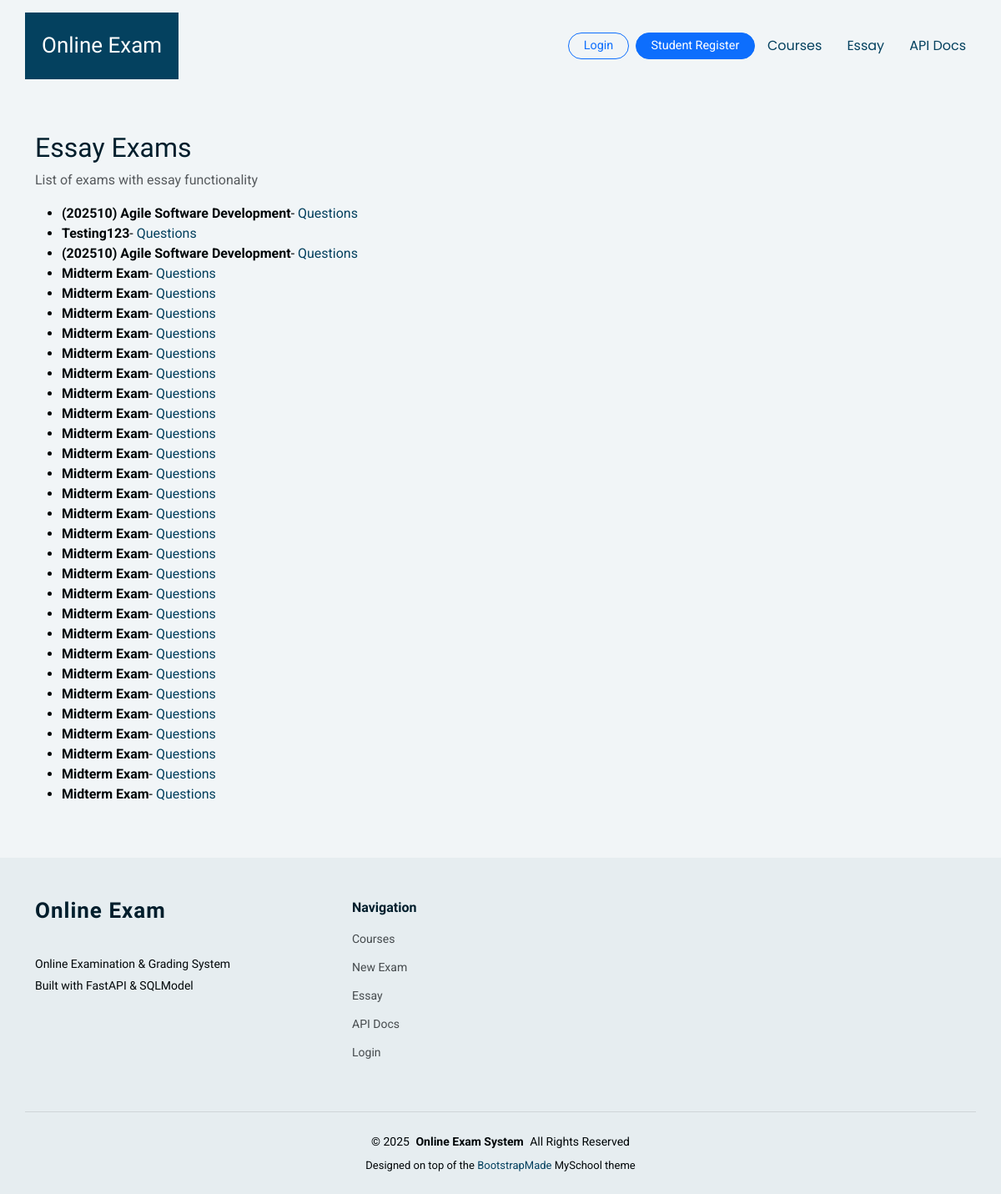
Page /essay on the earlier database version.
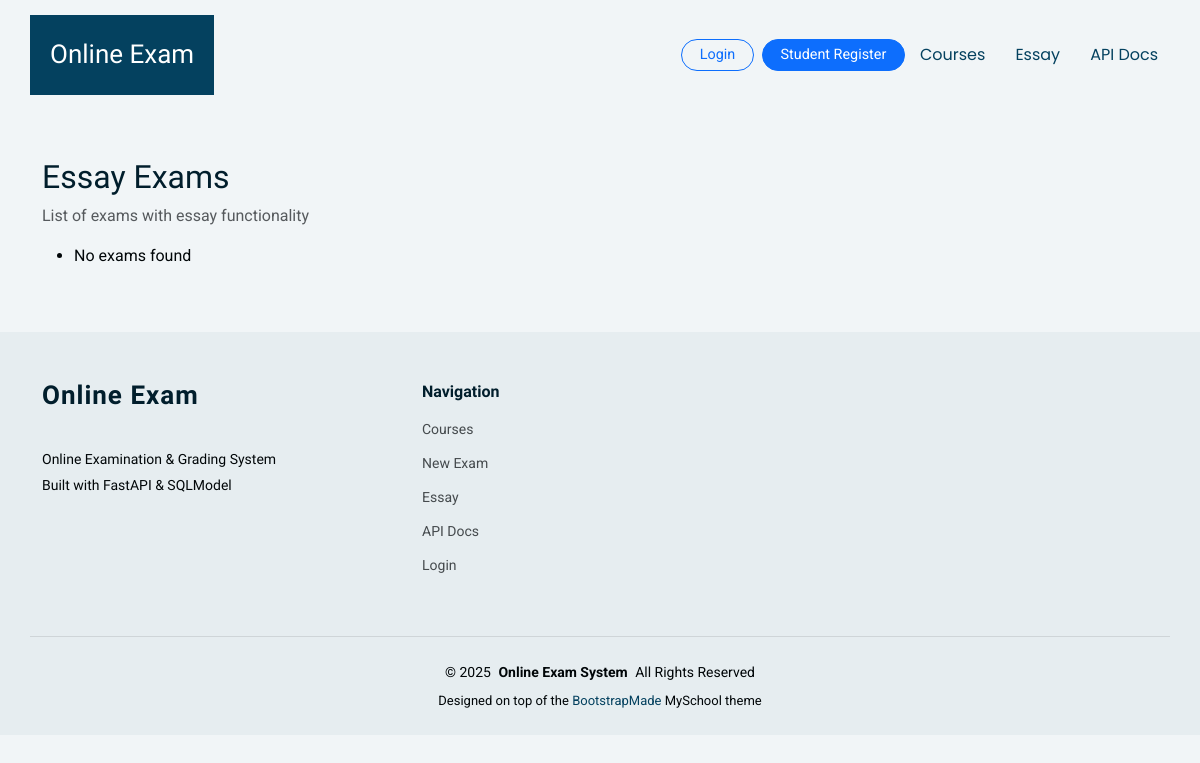
Same page on the later database version.
### app/models.py (models this page shows)
class Exam(SQLModel, table=True):
    id: Optional[int] = Field(default=None, primary_key=True)
    title: str
    subject: str
    duration_minutes: int
    start_time: Optional[datetime] = None
    end_time: Optional[datetime] = None
    course_id: Optional[int] = Field(default=None, foreign_key="course.id")
    instructions: Optional[str] = None
    status: str = Field(default="draft")
    created_at: datetime = Field(default_factory=datetime.utcnow)
    updated_at: datetime = Field(default_factory=datetime.utcnow)

### app/routers/essay_ui.py (the view)
@router.get("/essay")
def essay_index(
    request: Request,
    session: Session = Depends(get_session),
    current_user: User | None = Depends(get_current_user),
):
    exams = session.exec(select(Exam)).all()
    exams_meta = []
    for ex in exams:
        has_q = session.exec(select(ExamQuestion).where(ExamQuestion.exam_id == ex.id)).first() is not None
        exams_meta.append({"exam": ex, "has_questions": has_q})
    return templates.TemplateResponse(
        "essay/index.html",
        {"request": request, "exams_meta": exams_meta, "current_user": current_user},
    )

### app/templates/essay/index.html (shortened to what this page needs)
{% extends "base.html" %}
{% block content %}
<div class="container py-5">
  <h2>Essay Exams</h2>
  <p class="text-muted">List of exams with essay functionality</p>
  <ul>
    {% for item in exams_meta %}
      {% set exam = item.exam %}
      {% set has_questions = item.has_questions %}
      <li>
        <strong>{{ exam.title }}</strong>
        {%- if not current_user or current_user.role != 'student' -%}
          - <a href="/essay/{{ exam.id }}/questions">Questions</a>
        {%- endif -%}
      </li>
    {% else %}
      <li>No exams found</li>
    {% endfor %}
  </ul>
</div>
{% endblock %}

### app/templates/base.html (shortened to what this page needs)
<!DOCTYPE html>
<html lang="en">
<head>
  <link href="/static/myschool/assets/vendor/bootstrap/css/bootstrap.min.css" rel="stylesheet">
  <link href="/static/myschool/assets/vendor/bootstrap-icons/bootstrap-icons.css" rel="stylesheet">
  <link href="/static/myschool/assets/vendor/aos/aos.css" rel="stylesheet">
  <link href="/static/myschool/assets/vendor/swiper/swiper-bundle.min.css" rel="stylesheet">
  <link href="/static/myschool/assets/vendor/glightbox/css/glightbox.min.css" rel="stylesheet">
  <link href="/static/myschool/assets/css/main.css" rel="stylesheet">
</head>
<body class="index-page">
  <header id="header" class="header d-flex align-items-center sticky-top">
    <div
      class="header-container container-fluid container-xl position-relative d-flex align-items-center justify-content-end">
      <a href="/" class="logo d-flex align-items-center me-auto">
        <h1 class="sitename">Online Exam</h1>
      </a>
      <nav id="navmenu" class="navmenu">
        <ul>
          {% if current_user and (current_user.role == "lecturer" or current_user.role == "admin") %}
          <li><a href="/courses/">Courses</a></li>
          <li><a href="/exams/new">New Exam</a></li>
          <li><a href="/essay">Essay</a></li>
          <li class="nav-item dropdown">
            <a class="nav-link dropdown-toggle" href="#" id="mcqDropdown" role="button" data-bs-toggle="dropdown" aria-expanded="false">
              MCQ
            </a>
            <ul class="dropdown-menu" aria-labelledby="mcqDropdown">
              <li><a class="dropdown-item" href="/exams/mcq/menu">MCQ Questions (CRUD)</a></li>
              <li><a class="dropdown-item" href="#" onclick="alert('Automatic MCQ grading is performed when students submit or time expires. Scores are stored automatically.'); return false;">Automatic MCQ Grading</a></li>
            </ul>
          </li>
          <li><a href="/docs">API Docs</a></li>
          {% else %}
          {% if current_user and current_user.role == 'student' %}
          <li><a href="/courses/student">My Courses</a></li>
          {% else %}
          <li><a href="/courses/">Courses</a></li>
          {% endif %}
          <li><a href="/essay">Essay</a></li>
          <li><a href="/docs">API Docs</a></li>
          {% endif %}
        </ul>
      </nav>
      <div class="d-flex align-items-center gap-2 ms-3 header-user-dropdown">
        {% if current_user %}
          <div class="dropdown">
            <button class="btn btn-outline-primary btn-sm header-auth-btn dropdown-toggle" type="button" id="userMenu"
              data-bs-toggle="dropdown" aria-expanded="false">
              {{ current_user.name }} ({{ current_user.role|capitalize }})
            </button>
            <ul class="dropdown-menu dropdown-menu-end" aria-labelledby="userMenu">
              {% if current_user.role == "student" %}
              <li><a class="dropdown-item" href="/courses/student">My Courses</a></li>
              {% elif current_user.role == "lecturer" or current_user.role == "admin" %}
              <li><a class="dropdown-item" href="/courses/">My Courses</a></li>
              {% endif %}
              {% if current_user.role == "admin" %}
              <li><a class="dropdown-item" href="/admin/users">User Management</a></li>
              {% endif %}
              <li>
                <hr class="dropdown-divider">
              </li>
              <li><a class="dropdown-item" href="/auth/logout">Logout</a></li>
            </ul>
          </div>
        {% else %}
          <a href="/auth/login" class="btn btn-outline-primary btn-sm header-auth-btn">Login</a>
          <a href="/auth/register-student" class="btn btn-primary btn-sm header-auth-btn">Student Register</a>
        {% endif %}
      </div>
    </div>
  </header>
  <main class="main">
    {% block content %}{% endblock %}
  </main>
  <footer id="footer" class="footer position-relative light-background">
    <div class="container footer-top">
      <div class="row gy-4">
        <div class="col-lg-4 col-md-6 footer-about">
          <a href="/courses/" class="logo d-flex align-items-center">
            <span class="sitename">Online Exam</span>
          </a>
          <div class="footer-contact pt-3">
            <p>Online Examination &amp; Grading System</p>
            <p>Built with FastAPI &amp; SQLModel</p>
          </div>
        </div>
        <div class="col-lg-2 col-md-3 footer-links">
          <h4>Navigation</h4>
          <ul>
            <li><a href="/courses/">Courses</a></li>
            <li><a href="/exams/new">New Exam</a></li>
            <li><a href="/essay">Essay</a></li>
            <li><a href="/docs">API Docs</a></li>
            <li><a href="/auth/login">Login</a></li>
          </ul>
        </div>
      </div>
    </div>
    <div class="container copyright text-center mt-4">
      <p>&copy; <span>2025</span> <strong class="px-1 sitename">Online Exam System</strong> <span>All Rights
          Reserved</span></p>
      <div class="credits">
        Designed on top of the <a href="https://bootstrapmade.com/">BootstrapMade</a> MySchool theme
      </div>
    </div>
  </footer>
</body>
</html>

### app/templates/base.html (style rules this page uses)
.header-user-dropdown .dropdown-toggle, .header-auth-btn { border-radius: 999px; padding-inline: 1.1rem; font-size: 0.9rem; }

Differences in the rows shown:
removed Exam: title "(202510) Agile Software Development"
removed Exam: title "Testing123"
removed Exam: title "(202510) Agile Software Development"
removed Exam: title "Midterm Exam"
removed Exam: title "Midterm Exam"
removed Exam: title "Midterm Exam"
removed Exam: title "Midterm Exam"
removed Exam: title "Midterm Exam"
removed Exam: title "Midterm Exam"
removed Exam: title "Midterm Exam"
removed Exam: title "Midterm Exam"
removed Exam: title "Midterm Exam"
removed Exam: title "Midterm Exam"
removed Exam: title "Midterm Exam"
removed Exam: title "Midterm Exam"
removed Exam: title "Midterm Exam"
removed Exam: title "Midterm Exam"
removed Exam: title "Midterm Exam"
removed Exam: title "Midterm Exam"
removed Exam: title "Midterm Exam"
removed Exam: title "Midterm Exam"
removed Exam: title "Midterm Exam"
removed Exam: title "Midterm Exam"
removed Exam: title "Midterm Exam"
removed Exam: title "Midterm Exam"
removed Exam: title "Midterm Exam"
removed Exam: title "Midterm Exam"
removed Exam: title "Midterm Exam"
removed Exam: title "Midterm Exam"
removed Exam: title "Midterm Exam"
Other differences:
text now shown: "No exams found"
list line gone: "- Questions"
